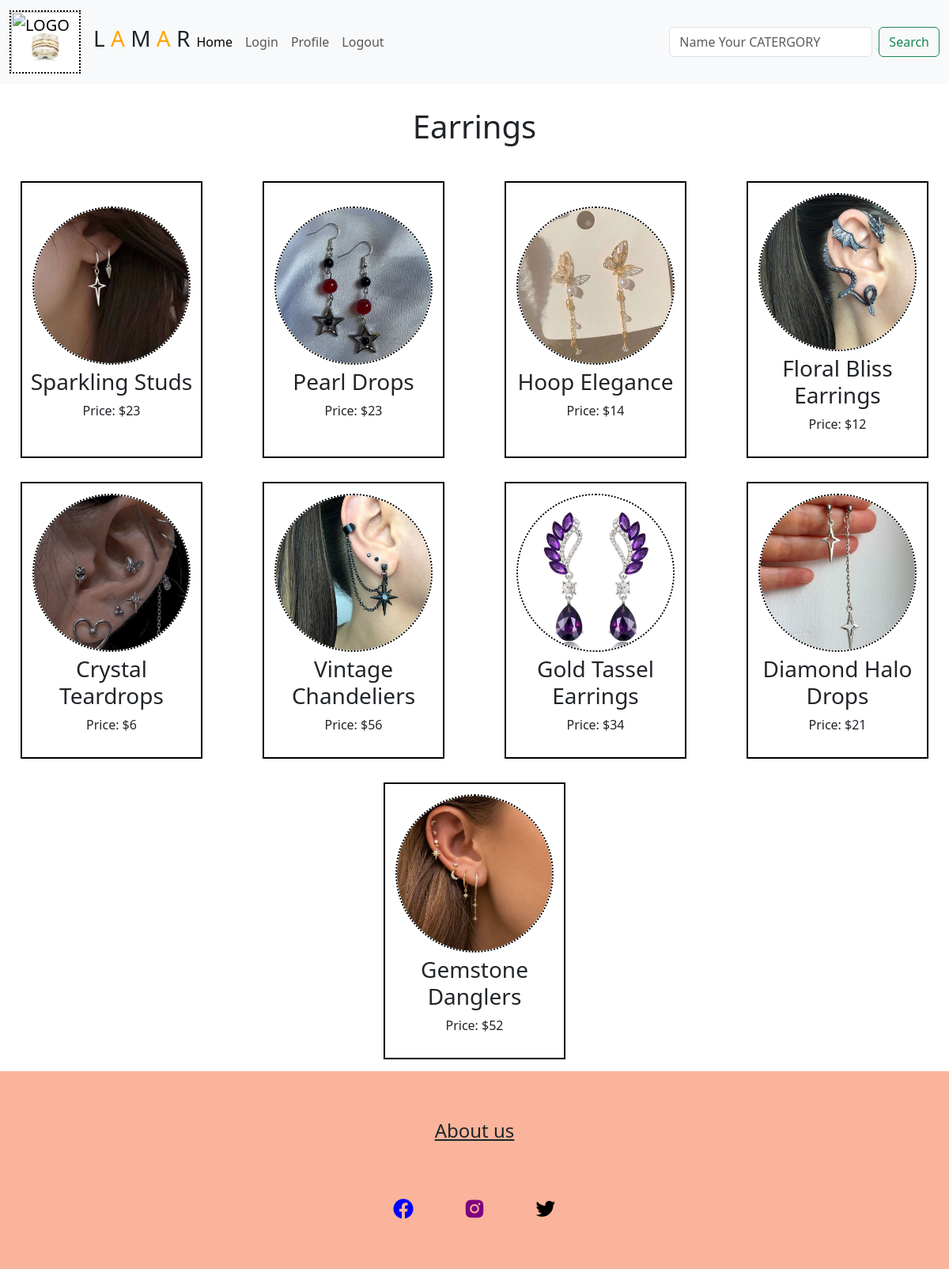
The app's page /earrings.php with its own data.
### tables this page shows
CREATE TABLE `silver` (
  `sid` int(11) NOT NULL,
  `name` text NOT NULL,
  `price` float NOT NULL,
  `type` text NOT NULL,
  `img` varchar(200) NOT NULL
);

### earrings.php (the view, shortened to what this page needs)
<html lang="en">
<head>
    <link rel="stylesheet" href="style.css">
    <link href="https://cdn.jsdelivr.net/npm/bootstrap@5.3.2/dist/css/bootstrap.min.css" rel="stylesheet">
    <link href='https://unpkg.com/boxicons@2.1.4/css/boxicons.min.css' rel='stylesheet'>
  </head>
<body>
<nav class="navbar navbar-expand-lg bg-body-tertiary">
  <div class="container-fluid">
    <a class="navbar-brand" href="#"><img src="https://cdn.pixabay.com/photo/2017/08/02/01/34/pocket-watch-2569573_1280.jpg" alt="LOGO" class='logo'></a>
    <h3><span > L </span><span style='color:orange;'> A </span><span> M </span><span style='color:orange;'> A </span><span> R </span></h3>
    <div class="collapse navbar-collapse" id="navbarSupportedContent">
      <ul class="navbar-nav me-auto mb-2 mb-lg-0">
        <li class="nav-item">
          <a class="nav-link active" aria-current="page" href="index.php">Home</a>
        </li>
        <li class="nav-item">
          <a class="nav-link" href="login.php">Login</a>
        </li>
        <li class="nav-item">
          <a class="nav-link" href="profile.php">Profile</a>
        </li>
        <li class="nav-item">
          <a class="nav-link" href="logout.php">Logout</a>
        </li>
      </ul>
      <form class="d-flex" role="search" id="searchForm">
    <input class="form-control me-2" type="search" placeholder="Name Your CATERGORY" aria-label="Search" id="searchInput">
    <button class="btn btn-outline-success" type="submit">Search</button>
</form>
    </div>
  </div>
</nav>
<div class='title'>
    <h1>Earrings</h1>
</div>
<form id="cartForm" action="cart.php" method="post">
    <div class="row" style="display: flex; justify-content: space-around; flex-wrap: wrap;">
        <?php
        include 'connection.php';
        $query = "SELECT img, name, price FROM silver WHERE type = 'earring'";
        $result = mysqli_query($conn, $query);
        if (mysqli_num_rows($result) > 0) {
            while ($row = mysqli_fetch_assoc($result)) {
                echo '<div class="product" style="text-align: center; margin: 15px; width: 230px; height: 350px; border: 2px solid black; padding: 10px; display: flex; flex-direction: column; justify-content: center; align-items: center;">';
                echo '<img src="' . $row['img'] . '" alt="Image" style="padding: 0; width: 200px; height: 200px; object-fit: cover; border: 2px dotted black; border-radius: 50%;">';
                if (!empty($row['name'])) {
                    echo '<h3 style="margin-top: 5px;">' . $row['name'] . '</h3>';
                } else {
                    echo '<h3>Product Name Not Available</h3>';
                }
                if (isset($row['price'])) {
                    echo '<p>Price: $' . $row['price'] . '</p>';
                } else {
                    echo '<p>Price: Not Available</p>';
                }
                echo '</div>';
            }
        } else {
            echo "No images found!";
        }
        ?>
    </div>
</form>
</body>
<footer>
<h4 style='text-decoration: underline; '>About us</h4>
<div class="footerLinks">
<a href="https://www.facebook.com">
            <i class='bx bxl-facebook-circle' style='color: blue; transition: transform 0.3s;'></i>
        </a>
        <a href="https://www.instagram.com">
            <i class='bx bxl-instagram-alt' style='color: purple; transition: transform 0.3s;'></i>
        </a>
        <a href="https://www.twitter.com">
            <i class='bx bxl-twitter' style='color: black; transition: transform 0.3s;'></i>
        </a>
</div>
</footer>
</html>

### style.css (style rules this page uses)
* { margin: 0; padding: 0; box-sizing: border-box; }
.logo { width: 90px; height: 80px; border: dotted black 2px; }
.title { text-align: center; }
body { background-color: red; }

### earrings.php (style rules this page uses)
body { overflow-x: hidden; margin: 0; padding: 0; }
h1 { margin: 30px; }
.row { width:auto; display: flex; justify-content: center; align-items: center; }
img { background-image: url('Tiffany&Co/Rings/pic2.jpg'); background-size: cover; }
footer { width:100%; height:250px; background-color:#f9b49b; display: flex; align-items: center; justify-content: space-evenly; flex-direction: column; }
.footerLinks { display: flex; gap:60px; }
.footerLinks i { font-size: 30px; }

### records on screen
silver: img (picture), name "Sparkling Studs", price "23"
silver: img (picture), name "Pearl Drops", price "23"
silver: img (picture), name "Hoop Elegance", price "14"
silver: img (picture), name "Floral Bliss Earrings", price "12"
silver: img (picture), name "Crystal Teardrops", price "6"
silver: img (picture), name "Vintage Chandeliers", price "56"
silver: img (picture), name "Gold Tassel Earrings", price "34"
silver: img (picture), name "Diamond Halo Drops", price "21"
silver: img (picture), name "Gemstone Danglers", price "52"
